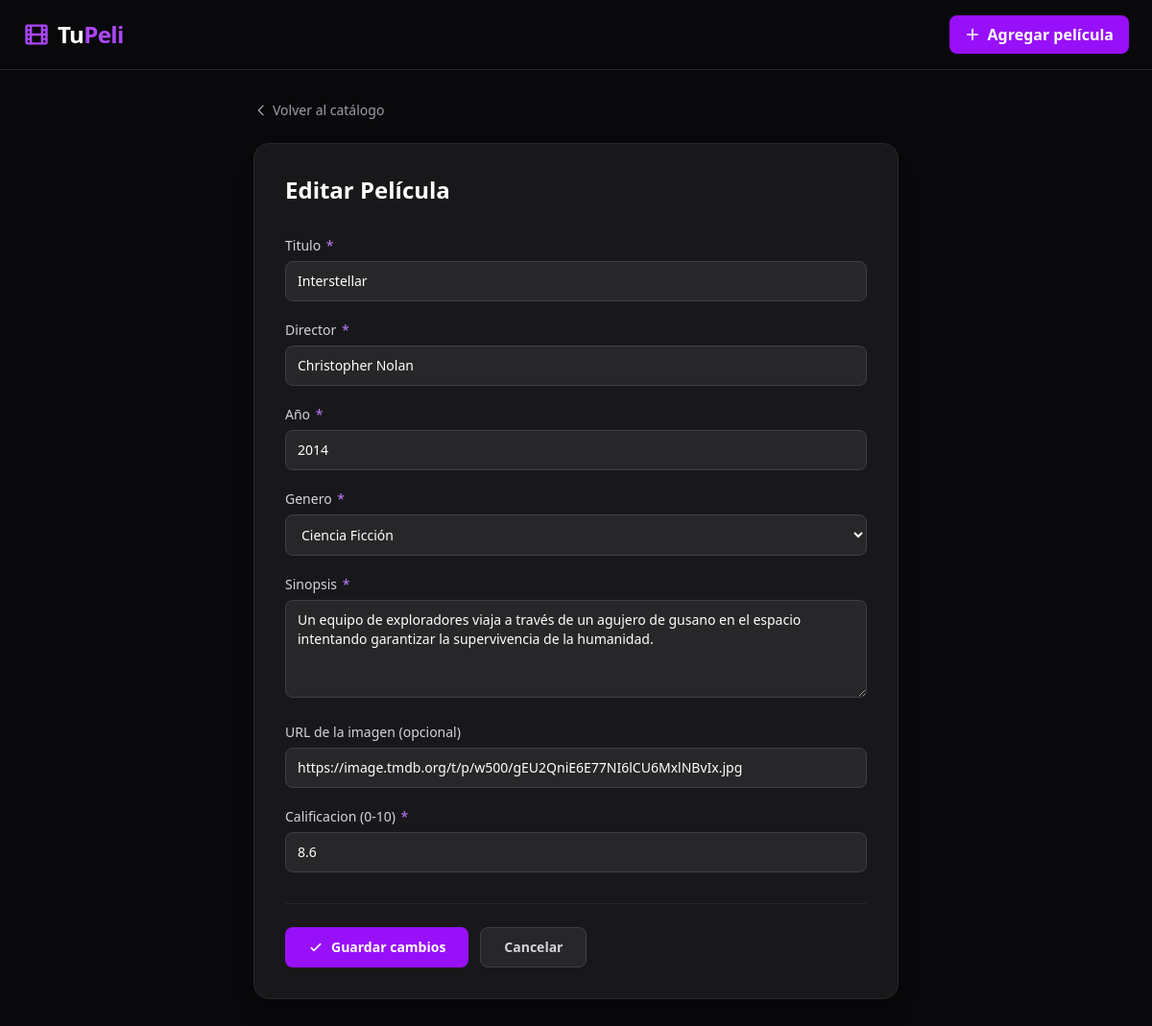
The page /pelicula/2/editar/ on the database its author committed.
### peliculas/models.py (models this page shows, shortened)
class Pelicula(models.Model):
    GENEROS = [
        ('accion', 'Acción'),
        ('comedia', 'Comedia'),
        ('drama', 'Drama'),
        ('terror', 'Terror'),
        ('ciencia_ficcion', 'Ciencia Ficción'),
        ('animacion', 'Animación'),
        ('romance', 'Romance'),
        ('thriller', 'Thriller'),
        ('documental', 'Documental'),
        ('otro', 'Otro'),
    ]
    titulo = models.CharField(max_length=200)
    director = models.CharField(max_length=150)
    anio = models.PositiveIntegerField()
    genero = models.CharField(max_length=50, choices=GENEROS)
    sinopsis = models.TextField()
    imagen_url = models.URLField(blank=True, null=True)
    calificacion = models.DecimalField(max_digits=3, decimal_places=1)
    creado_en = models.DateTimeField(auto_now_add=True)
    class Meta:
        ordering = ['-anio']
        verbose_name = 'Película'
        verbose_name_plural = 'Películas'

### peliculas/views.py (the view)
# urls.py: path('pelicula/<int:pk>/editar/', views.editar_pelicula, name='editar_pelicula'),
def editar_pelicula(request, pk):
    pelicula = get_object_or_404(Pelicula, pk=pk)
    if request.method == 'POST':
        form = PeliculaForm(request.POST, instance=pelicula)
        if form.is_valid():
            form.save()
            messages.success(request, f'Película "{pelicula.titulo}" actualizada exitosamente.')
            return redirect('lista_peliculas')
    else:
        form = PeliculaForm(instance=pelicula)
    return render(request, 'peliculas/formulario.html', {'form': form, 'titulo': 'Editar Película', 'pelicula': pelicula})

### peliculas/templates/peliculas/formulario.html (shortened to what this page needs)
{% extends "base.html" %}
{% block content %}
<div class="max-w-2xl mx-auto">
    <a href="{% url 'lista_peliculas' %}" class="inline-flex items-center gap-1 text-zinc-400 hover:text-white text-sm transition-colors mb-6">
        <svg xmlns="http://www.w3.org/2000/svg" class="h-4 w-4" fill="none" viewBox="0 0 24 24" stroke="currentColor" stroke-width="2">
            <path stroke-linecap="round" stroke-linejoin="round" d="M15 19l-7-7 7-7"/>
        </svg>
        Volver al catálogo
    </a>
    <div class="bg-zinc-900 rounded-2xl p-8 shadow-xl border border-zinc-800">
        <h1 class="text-2xl font-bold text-white mb-8">{{ titulo }}</h1>
        <form method="post" novalidate>
            <div class="space-y-5">
                {% for field in form %}
                <div>
                    <label for="{{ field.id_for_label }}" class="block text-sm font-medium text-zinc-300 mb-1.5">
                        {{ field.label }}
                        {% if field.field.required %}<span class="text-purple-400 ml-0.5">*</span>{% endif %}
                    </label>
                    {{ field }}
                </div>
                {% endfor %}
            </div>
            <div class="flex gap-3 mt-8 pt-6 border-t border-zinc-800">
                <button type="submit"
                        class="flex items-center gap-2 px-6 py-2.5 bg-purple-600 hover:bg-purple-700 text-white rounded-lg transition-colors font-semibold text-sm">
                    <svg xmlns="http://www.w3.org/2000/svg" class="h-4 w-4" fill="none" viewBox="0 0 24 24" stroke="currentColor" stroke-width="2.5">
                        <path stroke-linecap="round" stroke-linejoin="round" d="M5 13l4 4L19 7"/>
                    </svg>
                    {% if pelicula %}Guardar cambios{% else %}Agregar película{% endif %}
                </button>
                <a href="{% url 'lista_peliculas' %}"
                   class="px-6 py-2.5 bg-zinc-800 hover:bg-zinc-700 text-zinc-300 rounded-lg transition-colors font-semibold text-sm border border-zinc-700">
                    Cancelar
                </a>
            </div>
        </form>
    </div>
</div>
{% endblock %}

### rows shown on the page
Pelicula: form "Interstellar" "Christopher Nolan" "2014" "Ciencia Ficción" "Un equipo de exploradores viaja a través de un agujero de gusano en el espacio intentando garantizar la supervivencia de la humanidad." "https://image.tmdb.org/t/p/w500/gEU2QniE6E77NI6lCU6MxlNBvIx.jpg" "8.6"

### other values the page prints
{{ titulo }} "Editar Película"
{{ field.label }} "Titulo" "Director" "Año" "Genero" "Sinopsis" "URL de la imagen (opcional)" "Calificacion (0-10)"
